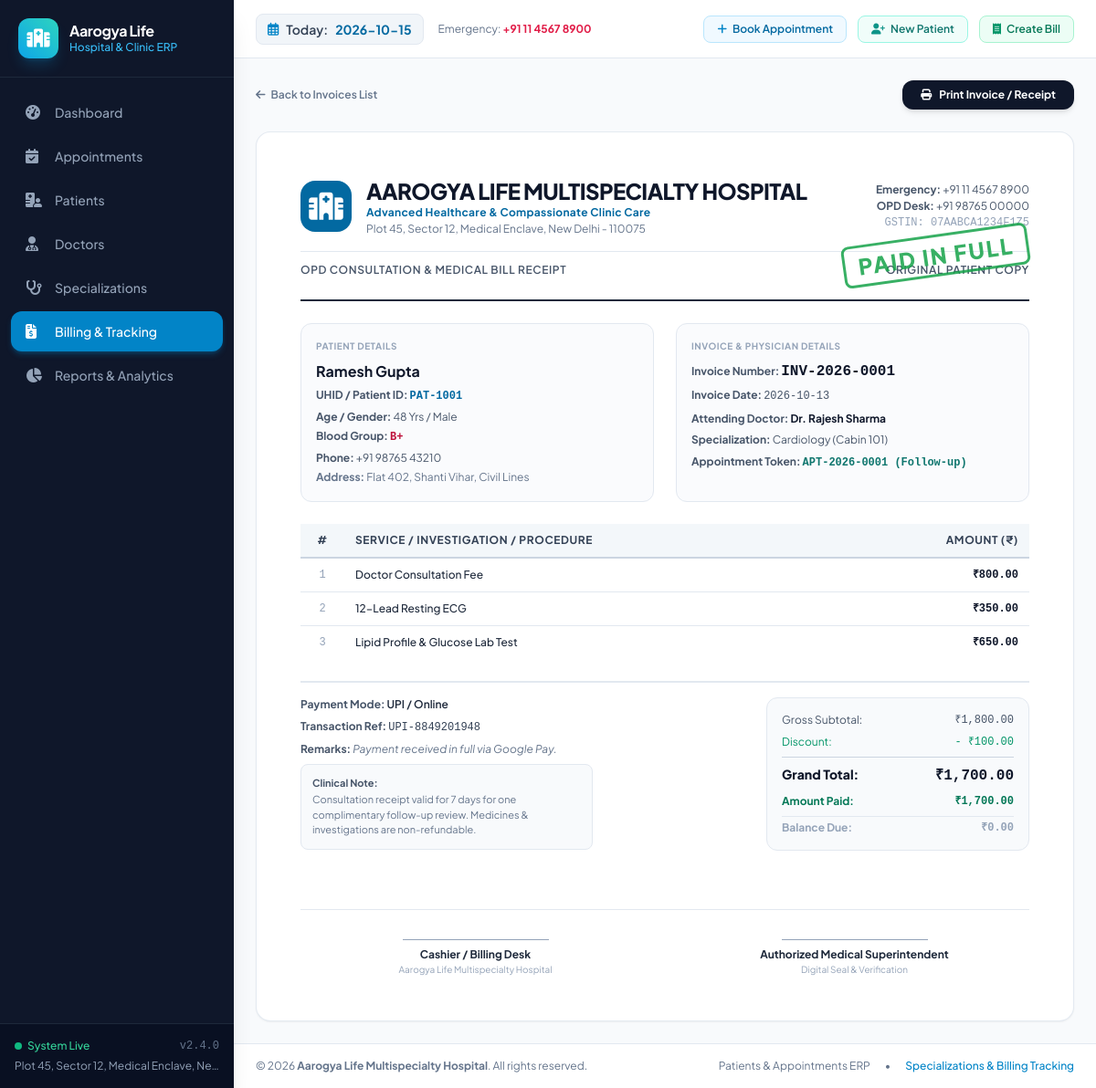
/billing/1, run on the app's committed database.
### tables this page shows
CREATE TABLE patients (
        id INTEGER PRIMARY KEY AUTOINCREMENT,
        patient_id TEXT UNIQUE NOT NULL,
        name TEXT NOT NULL,
        age INTEGER NOT NULL,
        gender TEXT NOT NULL,
        blood_group TEXT DEFAULT 'Unknown',
        phone TEXT NOT NULL,
        email TEXT,
        address TEXT,
        emergency_contact TEXT,
        medical_history TEXT,
        created_at TIMESTAMP DEFAULT CURRENT_TIMESTAMP
    );

CREATE TABLE invoices (
        id INTEGER PRIMARY KEY AUTOINCREMENT,
        invoice_no TEXT UNIQUE NOT NULL,
        appointment_id INTEGER,
        patient_id INTEGER NOT NULL,
        doctor_id INTEGER NOT NULL,
        consultation_fee REAL NOT NULL DEFAULT 0.0,
        additional_charges REAL NOT NULL DEFAULT 0.0,
        charges_breakdown TEXT,
        discount REAL NOT NULL DEFAULT 0.0,
        tax_percentage REAL NOT NULL DEFAULT 0.0,
        total_amount REAL NOT NULL,
        paid_amount REAL NOT NULL DEFAULT 0.0,
        balance_due REAL NOT NULL DEFAULT 0.0,
        payment_status TEXT DEFAULT 'Unpaid',
        payment_method TEXT DEFAULT 'Cash',
        transaction_ref TEXT,
        invoice_date TEXT NOT NULL,
        notes TEXT,
        created_at TIMESTAMP DEFAULT CURRENT_TIMESTAMP,
        FOREIGN KEY (appointment_id) REFERENCES appointments (id) ON DELETE SET NULL,
        FOREIGN KEY (patient_id) REFERENCES patients (id) ON DELETE CASCADE,
        FOREIGN KEY (doctor_id) REFERENCES doctors (id) ON DELETE RESTRICT
    );

CREATE TABLE doctors (
        id INTEGER PRIMARY KEY AUTOINCREMENT,
        name TEXT NOT NULL,
        specialization_id INTEGER NOT NULL,
        qualification TEXT NOT NULL,
        experience_years INTEGER DEFAULT 5,
        phone TEXT NOT NULL,
        email TEXT,
        cabin_no TEXT,
        consultation_fee REAL NOT NULL,
        available_days TEXT DEFAULT 'Mon - Sat',
        available_time TEXT DEFAULT '09:00 AM - 02:00 PM, 05:00 PM - 08:00 PM',
        status TEXT DEFAULT 'Active',
        created_at TIMESTAMP DEFAULT CURRENT_TIMESTAMP,
        FOREIGN KEY (specialization_id) REFERENCES specializations (id) ON DELETE RESTRICT
    );

CREATE TABLE specializations (
        id INTEGER PRIMARY KEY AUTOINCREMENT,
        name TEXT UNIQUE NOT NULL,
        description TEXT,
        icon TEXT DEFAULT 'fa-stethoscope',
        default_fee REAL NOT NULL DEFAULT 500.0,
        created_at TIMESTAMP DEFAULT CURRENT_TIMESTAMP
    );

CREATE TABLE appointments (
        id INTEGER PRIMARY KEY AUTOINCREMENT,
        appointment_no TEXT UNIQUE NOT NULL,
        patient_id INTEGER NOT NULL,
        doctor_id INTEGER NOT NULL,
        appointment_date TEXT NOT NULL,
        appointment_time TEXT NOT NULL,
        visit_type TEXT DEFAULT 'Consultation',
        reason TEXT,
        status TEXT DEFAULT 'Scheduled',
        doctor_notes TEXT,
        created_at TIMESTAMP DEFAULT CURRENT_TIMESTAMP,
        FOREIGN KEY (patient_id) REFERENCES patients (id) ON DELETE CASCADE,
        FOREIGN KEY (doctor_id) REFERENCES doctors (id) ON DELETE RESTRICT
    );

### app.py (the view)
@app.route('/billing/<int:invoice_id>')
def invoice_detail(invoice_id):
    conn = get_db_connection()
    invoice = conn.execute('''
        SELECT i.*,
               p.name AS patient_name, p.patient_id AS patient_code, p.age AS patient_age,
               p.gender AS patient_gender, p.phone AS patient_phone, p.address AS patient_address,
               p.blood_group,
               d.name AS doctor_name, d.qualification AS doctor_qualification, d.cabin_no,
               s.name AS specialization_name,
               a.appointment_no, a.appointment_date, a.appointment_time, a.visit_type
        FROM invoices i
        JOIN patients p ON i.patient_id = p.id
        JOIN doctors d ON i.doctor_id = d.id
        JOIN specializations s ON d.specialization_id = s.id
        LEFT JOIN appointments a ON i.appointment_id = a.id
        WHERE i.id = ?
    ''', (invoice_id,)).fetchone()
    if not invoice:
        flash('Invoice not found!', 'warning')
        conn.close()
        return redirect(url_for('billing_list'))
    items = []
    if invoice['charges_breakdown']:
        try:
            items = json.loads(invoice['charges_breakdown'])
        except Exception:
            items = []
    conn.close()
    return render_template('invoice_detail.html', invoice=invoice, items=items)

### app.py (called while the page is built)
@app.template_filter('currency')
def currency_filter(value):
    try:
        val = float(value or 0)
        return f"₹{val:,.2f}"
    except (ValueError, TypeError):
        return f"₹{value}"

@app.context_processor
def inject_global_data():
    today_str = date.today().isoformat()
    return {
        'today_date': today_str,
        'current_year': date.today().year,
        'hospital_name': 'Aarogya Life Multispecialty Hospital',
        'hospital_tagline': 'Advanced Healthcare & Compassionate Clinic Care',
        'hospital_phone': '+91 11 4567 8900 / +91 98765 00000',
        'hospital_address': 'Plot 45, Sector 12, Medical Enclave, New Delhi - 110075'
    }

### database.py (called while the page is built)
def get_db_connection():
    conn = sqlite3.connect(DB_PATH)
    conn.row_factory = sqlite3.Row
    conn.execute("PRAGMA foreign_keys = ON")
    return conn

### templates/invoice_detail.html (shortened to what this page needs)
{% extends 'base.html' %}
{% block content %}
<div class="space-y-6 max-w-4xl mx-auto">
    <div class="flex flex-col sm:flex-row sm:items-center justify-between gap-4 no-print">
        <a href="{{ url_for('billing_list') }}" class="text-xs font-semibold text-slate-500 hover:text-sky-600 flex items-center gap-1.5">
            <i class="fa-solid fa-arrow-left"></i> Back to Invoices List
        </a>
        <div class="flex items-center space-x-3">
            <button onclick="printInvoice()" class="px-5 py-2 text-xs font-bold rounded-xl bg-slate-900 hover:bg-black text-white shadow-md flex items-center gap-2">
                <i class="fa-solid fa-print"></i> Print Invoice / Receipt
            </button>
        </div>
    </div>
    <div id="printable-invoice" class="bg-white rounded-2xl border border-slate-200/90 shadow-sm p-8 sm:p-12 relative overflow-hidden text-slate-800">
        <div class="absolute right-12 top-28 pointer-events-none select-none z-10">
            {% if invoice.payment_status == 'Paid' %}
            <div class="paid-stamp text-xl md:text-2xl uppercase">PAID IN FULL</div>
            {% elif invoice.payment_status == 'Partially Paid' %}
            <div class="partial-stamp text-lg md:text-xl uppercase">PARTIAL PAYMENT</div>
            {% else %}
            <div class="unpaid-stamp text-xl md:text-2xl uppercase">PAYMENT DUE</div>
            {% endif %}
        </div>
        <div class="border-b-2 border-slate-800 pb-6">
            <div class="flex flex-col sm:flex-row sm:items-center justify-between gap-4">
                <div class="flex items-center space-x-4">
                    <div class="w-14 h-14 rounded-2xl bg-sky-700 text-white flex items-center justify-center text-3xl shadow-sm">
                        <i class="fa-solid fa-hospital"></i>
                    </div>
                    <div>
                        <h1 class="text-2xl font-black tracking-tight text-slate-900 uppercase">{{ hospital_name }}</h1>
                        <p class="text-xs font-bold text-sky-700 tracking-wide">{{ hospital_tagline }}</p>
                        <p class="text-xs text-slate-500 mt-0.5">{{ hospital_address }}</p>
                    </div>
                </div>
                <div class="text-left sm:text-right text-xs text-slate-600 space-y-0.5">
                    <p><strong>Emergency:</strong> {{ hospital_phone.split('/')[0] }}</p>
                    <p><strong>OPD Desk:</strong> {{ hospital_phone.split('/')[1] or hospital_phone }}</p>
                    <p class="font-mono text-slate-400">GSTIN: 07AABCA1234F1Z5</p>
                </div>
            </div>
            <div class="mt-4 pt-3 border-t border-slate-200 flex flex-wrap items-center justify-between text-xs font-semibold text-slate-600 uppercase tracking-wider">
                <span>OPD Consultation & Medical Bill Receipt</span>
                <span>Original Patient Copy</span>
            </div>
        </div>
        <div class="grid grid-cols-1 sm:grid-cols-2 gap-6 my-6 text-xs leading-relaxed">
            <div class="bg-slate-50/70 p-4 rounded-xl border border-slate-200">
                <span class="text-[10px] font-bold uppercase tracking-wider text-slate-400 block mb-2">Patient Details</span>
                <p class="text-base font-bold text-slate-900">{{ invoice.patient_name }}</p>
                <div class="mt-1 space-y-0.5 text-slate-600">
                    <p><strong>UHID / Patient ID:</strong> <span class="font-mono text-sky-700 font-bold">{{ invoice.patient_code }}</span></p>
                    <p><strong>Age / Gender:</strong> {{ invoice.patient_age }} Yrs / {{ invoice.patient_gender }}</p>
                    <p><strong>Blood Group:</strong> <span class="font-bold text-rose-700 font-mono">{{ invoice.blood_group }}</span></p>
                    <p><strong>Phone:</strong> {{ invoice.patient_phone }}</p>
                    <p class="text-slate-500"><strong>Address:</strong> {{ invoice.patient_address or 'Registered address' }}</p>
                </div>
            </div>
            <div class="bg-slate-50/70 p-4 rounded-xl border border-slate-200">
                <span class="text-[10px] font-bold uppercase tracking-wider text-slate-400 block mb-2">Invoice & Physician Details</span>
                <div class="space-y-1 text-slate-600">
                    <p><strong>Invoice Number:</strong> <span class="font-mono text-base font-bold text-slate-900">{{ invoice.invoice_no }}</span></p>
                    <p><strong>Invoice Date:</strong> <span class="font-mono font-medium">{{ invoice.invoice_date }}</span></p>
                    <p><strong>Attending Doctor:</strong> <span class="font-bold text-slate-900">{{ invoice.doctor_name }}</span></p>
                    <p><strong>Specialization:</strong> {{ invoice.specialization_name }} ({{ invoice.cabin_no }})</p>
                    {% if invoice.appointment_no %}
                    <p><strong>Appointment Token:</strong> <span class="font-mono font-semibold text-teal-700">{{ invoice.appointment_no }} ({{ invoice.visit_type }})</span></p>
                    {% endif %}
                </div>
            </div>
        </div>
        <div class="overflow-x-auto my-6">
            <table class="w-full text-left border-collapse text-xs">
                <thead>
                    <tr class="bg-slate-100/80 text-slate-700 font-bold uppercase tracking-wider border-b-2 border-slate-300">
                        <th class="py-2.5 px-3 w-12 text-center">#</th>
                        <th class="py-2.5 px-3">Service / Investigation / Procedure</th>
                        <th class="py-2.5 px-3 text-right w-32">Amount (₹)</th>
                    </tr>
                </thead>
                <tbody class="divide-y divide-slate-200">
                    {% for it in items %}
                    <tr>
                        <td class="py-2.5 px-3 text-center text-slate-400 font-mono">{{ loop.index }}</td>
                        <td class="py-2.5 px-3 font-medium text-slate-800">{{ it.item }}</td>
                        <td class="py-2.5 px-3 text-right font-mono font-bold text-slate-900">{{ it.amount | currency }}</td>
                    </tr>
                    {% endfor %}
                </tbody>
            </table>
        </div>
        <div class="flex flex-col sm:flex-row justify-between gap-6 pt-4 border-t-2 border-slate-200 text-xs">
            <div class="sm:max-w-xs space-y-2 text-slate-600">
                <p><strong>Payment Mode:</strong> <span class="font-semibold text-slate-800">{{ invoice.payment_method }}</span></p>
                {% if invoice.transaction_ref %}
                <p><strong>Transaction Ref:</strong> <span class="font-mono text-slate-700">{{ invoice.transaction_ref }}</span></p>
                {% endif %}
                {% if invoice.notes %}
                <p><strong>Remarks:</strong> <span class="italic text-slate-500">{{ invoice.notes }}</span></p>
                {% endif %}
                <div class="mt-4 p-3 bg-slate-50 rounded-lg border border-slate-200 text-[11px] text-slate-500 leading-normal">
                    <p class="font-bold text-slate-600 mb-0.5">Clinical Note:</p>
                    <p>Consultation receipt valid for 7 days for one complimentary follow-up review. Medicines & investigations are non-refundable.</p>
                </div>
            </div>
            <div class="w-full sm:w-72 space-y-2 bg-slate-50 p-4 rounded-xl border border-slate-200 text-xs">
                {% set gross = invoice.consultation_fee + invoice.additional_charges %}
                <div class="flex justify-between text-slate-600">
                    <span>Gross Subtotal:</span>
                    <span class="font-mono font-medium">{{ gross | currency }}</span>
                </div>
                {% if invoice.discount > 0 %}
                <div class="flex justify-between text-emerald-600">
                    <span>Discount:</span>
                    <span class="font-mono">- {{ invoice.discount | currency }}</span>
                </div>
                {% endif %}
                <div class="flex justify-between text-sm font-extrabold text-slate-900 border-t border-slate-300 pt-2">
                    <span>Grand Total:</span>
                    <span class="font-mono text-base text-slate-900">{{ invoice.total_amount | currency }}</span>
                </div>
                <div class="flex justify-between font-bold text-emerald-700">
                    <span>Amount Paid:</span>
                    <span class="font-mono">{{ invoice.paid_amount | currency }}</span>
                </div>
                <div class="flex justify-between font-bold {% if invoice.balance_due > 0 %}text-rose-600{% else %}text-slate-400{% endif %} border-t border-slate-200 pt-1">
                    <span>Balance Due:</span>
                    <span class="font-mono">{{ invoice.balance_due | currency }}</span>
                </div>
            </div>
        </div>
        <div class="grid grid-cols-2 gap-8 mt-16 pt-8 border-t border-slate-200 text-center text-xs text-slate-600">
            <div>
                <div class="w-40 border-b border-slate-400 mx-auto mb-2"></div>
                <p class="font-bold text-slate-800">Cashier / Billing Desk</p>
                <p class="text-[10px] text-slate-400">{{ hospital_name }}</p>
            </div>
            <div>
                <div class="w-40 border-b border-slate-400 mx-auto mb-2"></div>
                <p class="font-bold text-slate-800">Authorized Medical Superintendent</p>
                <p class="text-[10px] text-slate-400">Digital Seal & Verification</p>
            </div>
        </div>
    </div>
</div>
{% endblock %}

### static/css/custom.css (style rules this page uses)
:root { --primary: #0284c7; --primary-dark: #0369a1; --primary-light: #e0f2fe; --secondary: #0d9488; --accent: #6366f1; --success: #10b981; --warning: #f59e0b; --danger: #ef4444; --sidebar-bg: #0f172a; }
body { font-family: 'Plus Jakarta Sans', sans-serif; background-color: #f8fafc; color: #1e293b; }
.paid-stamp { border: 3px solid #16a34a; color: #16a34a; font-weight: 800; letter-spacing: 2px; transform: rotate(-8deg); border-radius: 8px; padding: 4px 14px; display: inline-block; opacity: 0.85; }

### data on the page
patients: patient_name "Ramesh Gupta", patient_code "PAT-1001", patient_age "48", patient_gender "Male", blood_group "B+", patient_phone "+91 98765 43210", address "Flat 402, Shanti Vihar, Civil Lines"
invoices: invoice_no "INV-2026-0001", invoice_date "2026-10-13", payment_method "UPI / Online", transaction_ref "UPI-8849201948", notes "Payment received in full via Google Pay.", discount "₹100.00", total_amount "₹1,700.00", paid_amount "₹1,700.00", balance_due "₹0.00"
doctors: doctor_name "Dr. Rajesh Sharma", cabin_no "Cabin 101"
specializations: specialization_name "Cardiology"
appointments: appointment_no "APT-2026-0001", visit_type "Follow-up"

### other printed values
{{ hospital_address }} "Plot 45, Sector 12, Medical Enclave, Ne…"
{{ hospital_phone.split('/')[0] }} "+91 11 4567 8900"
{{ hospital_name }} "AAROGYA LIFE MULTISPECIALTY HOSPITAL"
{{ hospital_tagline }} "Advanced Healthcare & Compassionate Clinic Care"
{{ hospital_address }} "Plot 45, Sector 12, Medical Enclave, New Delhi - 110075"
{{ hospital_phone.split('/')[1] or hospital_phone }} "+91 98765 00000"
{{ it.item }} "Doctor Consultation Fee" "12-Lead Resting ECG" "Lipid Profile & Glucose Lab Test"
{{ it.amount | currency }} "₹800.00" "₹350.00" "₹650.00"
{{ gross | currency }} "₹1,800.00"
{{ hospital_name }} "Aarogya Life Multispecialty Hospital"
